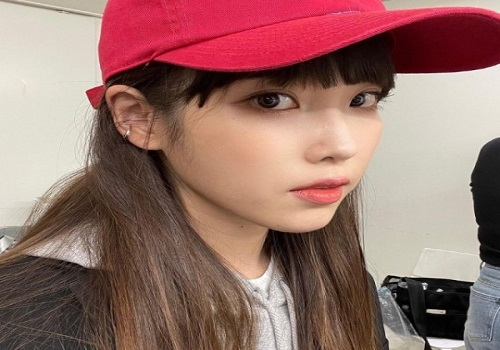
#> input picture cosine_similarity_color_extraction/test_image.jpg, 500 x 350 px
$ python 0929_cosine_similarity_color_extraction.py
#> lines starting #> are read from the running program, lines starting #| are printed output that depends on the picture
import numpy as np
from matplotlib import pyplot as plt

img = plt.imread('test_image.jpg')
#> img is the input picture: shape (350, 500, 3); mean R, G, B 151.6, 113.1, 106.3
# [6 lines of commented-out code are left out]

height = 10
width = 10

r_ch, g_ch, b_ch = img[:height,:width, 0], img[:height,:width, 1], img[:height,:width, 2]

fig = plt.figure(figsize=(6, 6))
ax = fig.add_subplot(111, projection='3d')
ax.scatter(r_ch, g_ch, b_ch, marker='o', cmap='Greens')

plt.tight_layout()
plt.show()
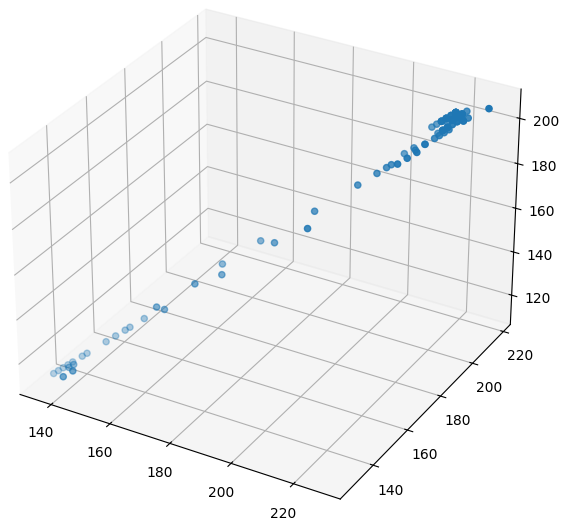
#> figure drawn by matplotlib, 1 panel
